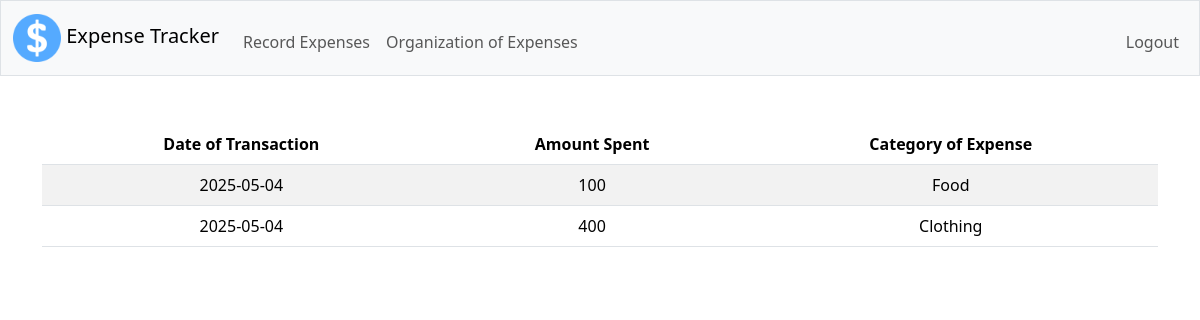
Page /organization (signed in) on the earlier database version.
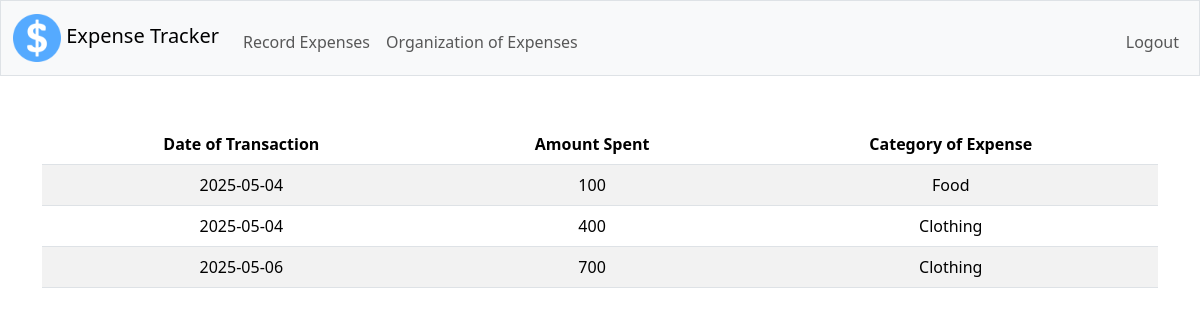
Same page on the later database version.
### tables this page shows
CREATE TABLE record (user_id NUMERIC NOT NULL, date VARCHAR NOT NULL, year VARCHAR NOT NULL, month VARCHAR NOT NULL, day VARCHAR NOT NULL, amount NUMERIC, category TEXT NOT NULL);

### app.py (the view)
@app.route("/organization")
@login_required
def organization():
    user_id = session["user_id"]
    with sqlite3.connect("expense.db", check_same_thread=False) as con:
        con.row_factory = sqlite3.Row
        db = con.cursor()
        db.execute("SELECT * FROM record WHERE user_id = ?", [user_id])
        record_of_expenses = db.fetchall()
        db.execute("SELECT COUNT(*) FROM record WHERE user_id = ?", [user_id])
        count = db.fetchone()[0]
        con.commit()
    con.close()
    return render_template("organize.html", record_of_expenses=record_of_expenses, count=count)

### app.py (called while the page is built)
@app.after_request
def after_request(response):
    response.headers["Cache-Control"] = "no-cache, no-store, must-revalidate"
    response.headers["Expires"] = 0
    response.headers["Pragma"] = "no-cache"
    return response

### helpers.py (called while the page is built)
def login_required(f):
    @wraps(f)
    def decorated_function(*args, **kwargs):
        if session.get("user_id") is None:
            return redirect("/login")
        return f(*args, **kwargs)
    return decorated_function

### templates/organize.html (shortened to what this page needs)
{% extends "layout.html" %}
{% block main %}
    <table class="table table-striped">
        <thead>
            <tr>
                <th> Date of Transaction </th>
                <th> Amount Spent </th>
                <th> Category of Expense </th>
            </tr>
        </thead>
        <tbody>
            {% for c in range(0, count) %}
                {% set date = record_of_expenses[c]["date"] %}
                {% set amount = record_of_expenses[c]["amount"] %}
                {% set category = record_of_expenses[c]["category"] %}
                <tr>
                    <td> {{ date }} </td>
                    <td> {{ amount }} </td>
                    <td> {{ category }} </td>
                </tr>
            {% endfor %}
        </tbody>
    </table>
{% endblock %}

### templates/layout.html (shortened to what this page needs)
<!DOCTYPE html>
<html lang="en">
    <head>
        <link href="https://cdn.jsdelivr.net/npm/bootstrap@5.3.3/dist/css/bootstrap.min.css" rel="stylesheet">
        <link href="/static/styles.css" rel="stylesheet">
    </head>
    <body>
        <nav class="bg-light border navbar navbar-expand-md navbar-light">
            <div class="container-fluid">
                <a class="navbar-brand" href="/"><img src="/static/favicon.ico"> Expense Tracker </a>
                <div class="collapse navbar-collapse" id="navbar">
                    {% if session["user_id"] %}
                        <ul class="navbar-nav me-auto mt-2">
                            <li class="nav-item"><a class="nav-link" href="/record"> Record Expenses </a></li>
                            <li class="nav-item"><a class="nav-link" href="/organization"> Organization of Expenses </a></li>
                        </ul>
                        <ul class="navbar-nav ms-auto mt-2">
                            <li class="nav-item"><a class="nav-link" href="/logout"> Logout </a></li>
                        </ul>
                    {% else %}
                        <ul class="navbar-nav ms-auto mt-2">
                            <li class="nav-item"><a class="nav-link" href="/register">Register</a></li>
                            <li class="nav-item"><a class="nav-link" href="/login">Log In</a></li>
                        </ul>
                    {% endif %}
                </div>
            </div>
        </nav>
        <main class="container py-5 text-center">
            {% block main %}{% endblock %}
        </main>
    </body>
</html>

Differences in the rows shown:
added record: date "2025-05-06", amount "700", category "Clothing"
